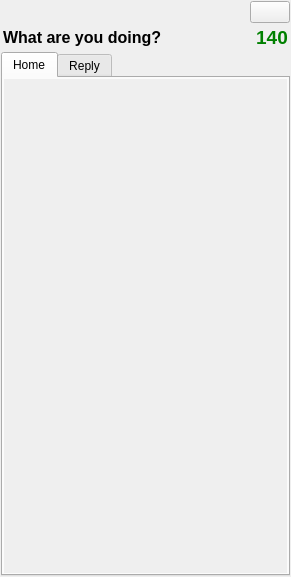
<ui version="4.0" >
 <class>MainWindow_base</class>
 <widget class="QWidget" name="MainWindow_base" >
  <property name="geometry" >
   <rect>
    <x>0</x>
    <y>0</y>
    <width>291</width>
    <height>577</height>
   </rect>
  </property>
  <property name="sizePolicy" >
   <sizepolicy vsizetype="Fixed" hsizetype="Preferred" >
    <horstretch>0</horstretch>
    <verstretch>0</verstretch>
   </sizepolicy>
  </property>
  <property name="windowTitle" >
   <string>choqoK</string>
  </property>
  <property name="autoFillBackground" >
   <bool>true</bool>
  </property>
  <layout class="QVBoxLayout" name="verticalLayout_3" >
   <property name="spacing" >
    <number>1</number>
   </property>
   <property name="margin" >
    <number>1</number>
   </property>
   <item>
    <layout class="QHBoxLayout" name="horizontalLayout_2" >
     <property name="sizeConstraint" >
      <enum>QLayout::SetDefaultConstraint</enum>
     </property>
     <item>
      <spacer name="horizontalSpacer" >
       <property name="orientation" >
        <enum>Qt::Horizontal</enum>
       </property>
       <property name="sizeHint" stdset="0" >
        <size>
         <width>40</width>
         <height>20</height>
        </size>
       </property>
      </spacer>
     </item>
     <item>
      <widget class="KArrowButton" name="toggleArrow" >
       <property name="text" >
        <string/>
       </property>
       <property name="arrowType" stdset="0" >
        <number>2</number>
       </property>
      </widget>
     </item>
    </layout>
   </item>
   <item>
    <widget class="QFrame" name="inputFrame" >
     <property name="sizePolicy" >
      <sizepolicy vsizetype="Maximum" hsizetype="Preferred" >
       <horstretch>0</horstretch>
       <verstretch>0</verstretch>
      </sizepolicy>
     </property>
     <property name="frameShape" >
      <enum>QFrame::NoFrame</enum>
     </property>
     <property name="frameShadow" >
      <enum>QFrame::Raised</enum>
     </property>
     <layout class="QVBoxLayout" name="verticalLayout_4" >
      <property name="spacing" >
       <number>2</number>
      </property>
      <property name="margin" >
       <number>2</number>
      </property>
      <item>
       <layout class="QHBoxLayout" name="horizontalLayout" >
        <property name="sizeConstraint" >
         <enum>QLayout::SetMaximumSize</enum>
        </property>
        <item>
         <widget class="QLabel" name="label" >
          <property name="sizePolicy" >
           <sizepolicy vsizetype="Preferred" hsizetype="MinimumExpanding" >
            <horstretch>0</horstretch>
            <verstretch>0</verstretch>
           </sizepolicy>
          </property>
          <property name="font" >
           <font>
            <weight>75</weight>
            <bold>true</bold>
           </font>
          </property>
          <property name="text" >
           <string>&lt;!DOCTYPE HTML PUBLIC "-//W3C//DTD HTML 4.0//EN" "http://www.w3.org/TR/REC-html40/strict.dtd">
&lt;html>&lt;head>&lt;meta name="qrichtext" content="1" />&lt;style type="text/css">
p, li { white-space: pre-wrap; }
&lt;/style>&lt;/head>&lt;body style=" font-family:'DejaVu Sans'; font-size:9pt; font-weight:600; font-style:normal;">
&lt;p style=" margin-top:0px; margin-bottom:0px; margin-left:0px; margin-right:0px; -qt-block-indent:0; text-indent:0px;">&lt;span style=" font-size:12pt;">What are you doing?&lt;/span>&lt;/p>&lt;/body>&lt;/html></string>
          </property>
         </widget>
        </item>
        <item>
         <widget class="QLabel" name="lblCounter" >
          <property name="font" >
           <font>
            <pointsize>14</pointsize>
            <weight>75</weight>
            <bold>true</bold>
           </font>
          </property>
          <property name="styleSheet" >
           <string notr="true" >color: green;</string>
          </property>
          <property name="text" >
           <string>140</string>
          </property>
          <property name="alignment" >
           <set>Qt::AlignCenter</set>
          </property>
         </widget>
        </item>
       </layout>
      </item>
     </layout>
    </widget>
   </item>
   <item>
    <widget class="KTabWidget" name="tabs" >
     <property name="sizePolicy" >
      <sizepolicy vsizetype="MinimumExpanding" hsizetype="Expanding" >
       <horstretch>0</horstretch>
       <verstretch>0</verstretch>
      </sizepolicy>
     </property>
     <property name="tabPosition" >
      <enum>QTabWidget::North</enum>
     </property>
     <property name="currentIndex" >
      <number>0</number>
     </property>
     <property name="elideMode" >
      <enum>Qt::ElideNone</enum>
     </property>
     <widget class="QWidget" name="tabHome" >
      <attribute name="title" >
       <string>Home</string>
      </attribute>
      <layout class="QGridLayout" name="gridLayout" >
       <property name="horizontalSpacing" >
        <number>1</number>
       </property>
       <property name="verticalSpacing" >
        <number>2</number>
       </property>
       <property name="margin" >
        <number>1</number>
       </property>
       <item row="0" column="0" >
        <widget class="QScrollArea" name="homeScroll" >
         <property name="sizePolicy" >
          <sizepolicy vsizetype="Expanding" hsizetype="Preferred" >
           <horstretch>0</horstretch>
           <verstretch>0</verstretch>
          </sizepolicy>
         </property>
         <property name="frameShape" >
          <enum>QFrame::NoFrame</enum>
         </property>
         <property name="frameShadow" >
          <enum>QFrame::Plain</enum>
         </property>
         <property name="verticalScrollBarPolicy" >
          <enum>Qt::ScrollBarAsNeeded</enum>
         </property>
         <property name="horizontalScrollBarPolicy" >
          <enum>Qt::ScrollBarAsNeeded</enum>
         </property>
         <property name="widgetResizable" >
          <bool>true</bool>
         </property>
         <widget class="QWidget" name="frameHome" >
          <property name="geometry" >
           <rect>
            <x>0</x>
            <y>0</y>
            <width>279</width>
            <height>486</height>
           </rect>
          </property>
          <layout class="QVBoxLayout" name="verticalLayout_5" >
           <property name="spacing" >
            <number>0</number>
           </property>
           <property name="margin" >
            <number>0</number>
           </property>
           <item>
            <layout class="QVBoxLayout" name="homeLayout" >
             <property name="spacing" >
              <number>1</number>
             </property>
             <item>
              <spacer name="verticalSpacer" >
               <property name="orientation" >
                <enum>Qt::Vertical</enum>
               </property>
               <property name="sizeType" >
                <enum>QSizePolicy::MinimumExpanding</enum>
               </property>
               <property name="sizeHint" stdset="0" >
                <size>
                 <width>20</width>
                 <height>0</height>
                </size>
               </property>
              </spacer>
             </item>
            </layout>
           </item>
          </layout>
         </widget>
        </widget>
       </item>
      </layout>
     </widget>
     <widget class="QWidget" name="tabReply" >
      <attribute name="title" >
       <string>Reply</string>
      </attribute>
      <layout class="QVBoxLayout" name="verticalLayout_2" >
       <property name="spacing" >
        <number>2</number>
       </property>
       <property name="margin" >
        <number>1</number>
       </property>
       <item>
        <widget class="QScrollArea" name="replyScroll" >
         <property name="sizePolicy" >
          <sizepolicy vsizetype="Expanding" hsizetype="Preferred" >
           <horstretch>0</horstretch>
           <verstretch>0</verstretch>
          </sizepolicy>
         </property>
         <property name="frameShape" >
          <enum>QFrame::NoFrame</enum>
         </property>
         <property name="verticalScrollBarPolicy" >
          <enum>Qt::ScrollBarAsNeeded</enum>
         </property>
         <property name="horizontalScrollBarPolicy" >
          <enum>Qt::ScrollBarAsNeeded</enum>
         </property>
         <property name="widgetResizable" >
          <bool>true</bool>
         </property>
         <widget class="QWidget" name="frameReply" >
          <property name="geometry" >
           <rect>
            <x>0</x>
            <y>0</y>
            <width>279</width>
            <height>486</height>
           </rect>
          </property>
          <layout class="QVBoxLayout" name="verticalLayout" >
           <property name="spacing" >
            <number>0</number>
           </property>
           <property name="margin" >
            <number>0</number>
           </property>
           <item>
            <layout class="QVBoxLayout" name="replyLayout" >
             <property name="spacing" >
              <number>1</number>
             </property>
             <item>
              <spacer name="verticalSpacer_2" >
               <property name="orientation" >
                <enum>Qt::Vertical</enum>
               </property>
               <property name="sizeHint" stdset="0" >
                <size>
                 <width>20</width>
                 <height>0</height>
                </size>
               </property>
              </spacer>
             </item>
            </layout>
           </item>
          </layout>
         </widget>
        </widget>
       </item>
      </layout>
     </widget>
    </widget>
   </item>
  </layout>
  <zorder>inputFrame</zorder>
  <zorder>tabs</zorder>
  <zorder></zorder>
 </widget>
 <layoutdefault spacing="6" margin="11" />
 <pixmapfunction>qPixmapFromMimeSource</pixmapfunction>
 <customwidgets>
  <customwidget>
   <class>KArrowButton</class>
   <extends>QPushButton</extends>
   <header>karrowbutton.h</header>
  </customwidget>
  <customwidget>
   <class>KTabWidget</class>
   <extends>QTabWidget</extends>
   <header>ktabwidget.h</header>
   <container>1</container>
  </customwidget>
 </customwidgets>
 <tabstops>
  <tabstop>tabs</tabstop>
 </tabstops>
 <resources/>
 <connections/>
</ui>
